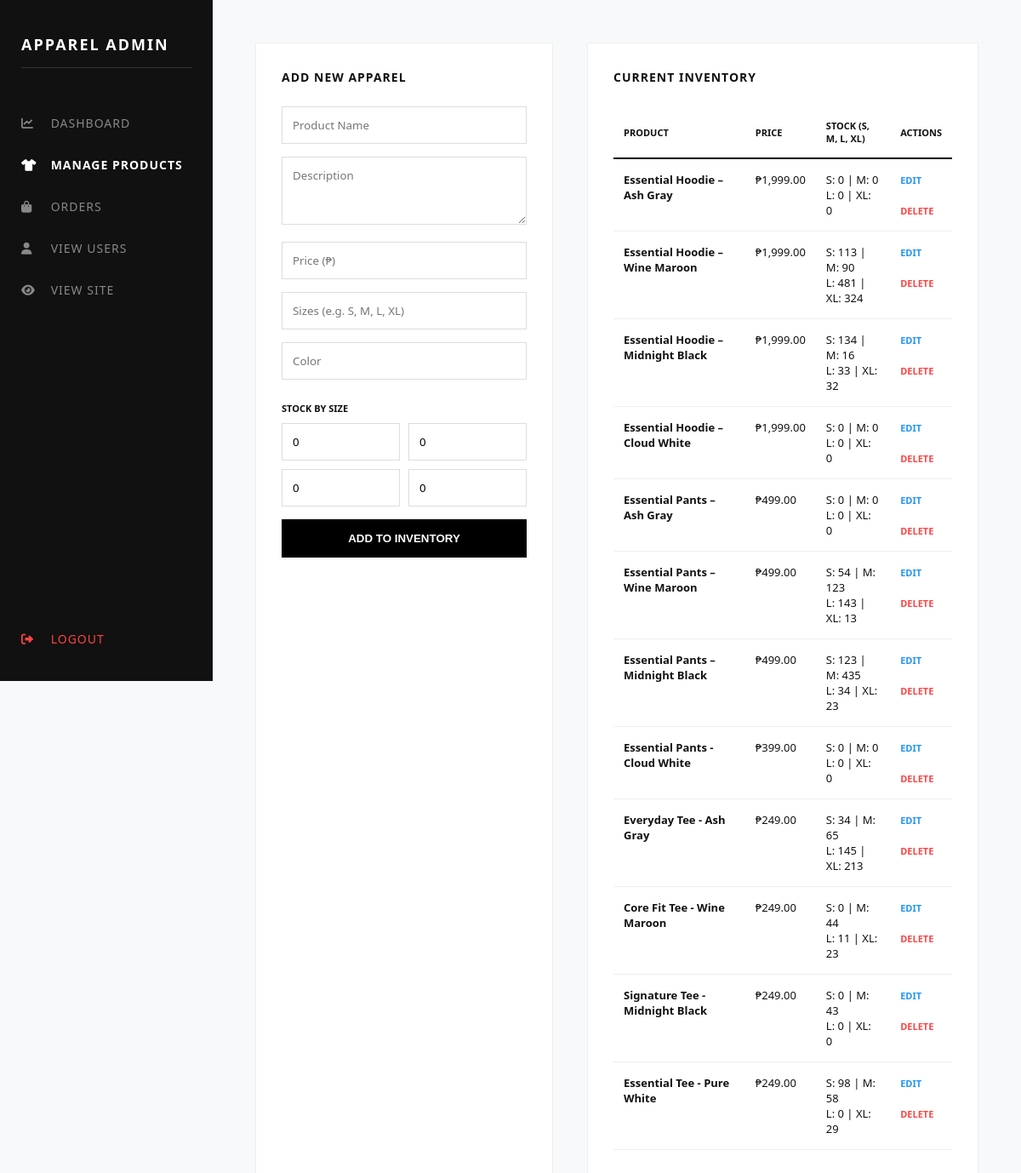
/admin/products.php, run on the app's committed database.
### tables this page shows
CREATE TABLE `products` (
  `id` int(11) NOT NULL,
  `name` varchar(100) DEFAULT NULL,
  `description` text DEFAULT NULL,
  `price` decimal(10,2) DEFAULT NULL,
  `size` varchar(20) DEFAULT NULL,
  `color` varchar(20) DEFAULT NULL,
  `image` varchar(255) DEFAULT NULL,
  `category` varchar(50) DEFAULT NULL,
  `stock_s` int(11) DEFAULT 0,
  `stock_m` int(11) DEFAULT 0,
  `stock_l` int(11) DEFAULT 0,
  `stock_xl` int(11) DEFAULT 0
);

### admin/products.php (the view, shortened to what this page needs)
<?php
include "../config/database.php";
$products = mysqli_query($conn, "SELECT * FROM products ORDER BY id DESC");
?>
<!DOCTYPE html>
<html lang="en">
<head>
    <link rel="stylesheet" href="https://cdnjs.cloudflare.com/ajax/libs/font-awesome/6.0.0/css/all.min.css">
</head>
<body>
    <div class="sidebar">
        <h2>APPAREL ADMIN</h2>
        <a href="dashboard.php"><i class="fas fa-chart-line"></i> Dashboard</a>
        <a href="products.php" class="active-link"><i class="fas fa-tshirt"></i> Manage Products</a>
        <a href="orders.php"><i class="fas fa-shopping-bag"></i> Orders</a>
        <a href="users.php"><i class="fas fa-user"></i> View Users</a>
        <a href="../index.php"><i class="fas fa-eye"></i> View Site</a>
        <a href="logout.php" class="logout-link"><i class="fas fa-sign-out-alt"></i> Logout</a>
    </div>
    <div class="admin-container">
        <div class="form-card">
            <h3>Add New Apparel</h3>
            <form method="POST">
                <input name="name" placeholder="Product Name" required>
                <textarea name="desc" placeholder="Description" rows="3"></textarea>
                <input name="price" type="number" step="0.01" placeholder="Price (₱)" required>
                <input name="size" placeholder="Sizes (e.g. S, M, L, XL)">
                <input name="color" placeholder="Color">
                <p style="font-size: 11px; font-weight: bold; text-transform: uppercase; margin-bottom: 10px;">Stock by Size</p>
                <div class="stock-grid">
                    <input name="stock_s" type="number" placeholder="S" value="0">
                    <input name="stock_m" type="number" placeholder="M" value="0">
                    <input name="stock_l" type="number" placeholder="L" value="0">
                    <input name="stock_xl" type="number" placeholder="XL" value="0">
                </div>
                <button type="submit" name="add" class="btn-black">Add to Inventory</button>
            </form>
        </div>
        <div class="inventory-card">
            <h3>Current Inventory</h3>
            <table>
                <thead>
                    <tr>
                        <th>Product</th>
                        <th>Price</th>
                        <th>Stock (S, M, L, XL)</th>
                        <th>Actions</th>
                    </tr>
                </thead>
                <tbody>
                    <?php while($row = mysqli_fetch_assoc($products)): ?>
                    <tr>
                        <td><strong><?php echo htmlspecialchars($row['name']); ?></strong></td>
                        <td>₱<?php echo number_format($row['price'], 2); ?></td>
                        <td>
                            S: <?php echo $row['stock_s']; ?> | M: <?php echo $row['stock_m']; ?><br>
                            L: <?php echo $row['stock_l']; ?> | XL: <?php echo $row['stock_xl']; ?>
                        </td>
                        <td>
                            <a href="javascript:void(0)" onclick='openEditModal(<?php echo json_encode($row); ?>)' style="color: #2196F3; text-decoration: none; font-weight: bold; font-size: 11px;">EDIT</a><br><br>
                            <a href="delete_product.php?id=<?php echo $row['id']; ?>" onclick="return confirm('Delete?')" style="color: #ff4444; text-decoration: none; font-weight: bold; font-size: 11px;">DELETE</a>
                        </td>
                    </tr>
                    <?php endwhile; ?>
                </tbody>
            </table>
        </div>
    </div>
</body>
</html>

### admin/products.php (style rules this page uses)
body { margin: 0; display: flex; background-color: #f8f9fa; font-family: 'Segoe UI', sans-serif; color: #111; }
.sidebar { width: 250px; height: 100vh; background: #111; color: #fff; padding: 25px; position: fixed; left: 0; top: 0; box-sizing: border-box; display: flex; flex-direction: column; z-index: 1000; }
.sidebar h2 { font-size: 18px; letter-spacing: 2px; margin-bottom: 40px; text-transform: uppercase; border-bottom: 1px solid #333; padding-bottom: 15px; }
.sidebar a { display: block; color: #888; text-decoration: none; padding: 15px 0; transition: 0.3s; font-size: 14px; text-transform: uppercase; letter-spacing: 1px; }
.sidebar a i { margin-right: 10px; width: 20px; }
.sidebar a:hover, .active-link { color: #fff !important; }
.active-link { font-weight: bold; }
.logout-link { margin-top: auto; color: #ff4444 !important; padding-bottom: 20px; }
.admin-container { margin-left: 250px; padding: 50px; width: calc(100% - 250px); display: grid; grid-template-columns: 350px 1fr; gap: 40px; box-sizing: border-box; }
.form-card, .inventory-card { background: #fff; padding: 30px; border: 1px solid #eee; }
h3 { margin-top: 0; text-transform: uppercase; font-size: 14px; letter-spacing: 1px; margin-bottom: 25px; }
input, textarea { width: 100%; padding: 12px; margin-bottom: 15px; border: 1px solid #ddd; box-sizing: border-box; font-family: inherit; }
.stock-grid { display: grid; grid-template-columns: 1fr 1fr; gap: 10px; margin-bottom: 15px; }
.stock-grid input { margin-bottom: 0; }
.btn-black { width: 100%; padding: 15px; background: #000; color: #fff; border: none; cursor: pointer; text-transform: uppercase; font-weight: bold; }
table { width: 100%; border-collapse: collapse; }
th { text-align: left; padding: 15px 12px; border-bottom: 2px solid #000; text-transform: uppercase; font-size: 11px; }
td { padding: 15px 12px; border-bottom: 1px solid #eee; font-size: 13px; vertical-align: top; }

### data on the page
products: name "Essential Hoodie – Ash Gray", price "1,999.00", stock_s "0", stock_m "0", stock_l "0", stock_xl "0"
products: name "Essential Hoodie – Wine Maroon", price "1,999.00", stock_s "113", stock_m "90", stock_l "481", stock_xl "324"
products: name "Essential Hoodie – Midnight Black", price "1,999.00", stock_s "134", stock_m "16", stock_l "33", stock_xl "32"
products: name "Essential Hoodie – Cloud White", price "1,999.00", stock_s "0", stock_m "0", stock_l "0", stock_xl "0"
products: name "Essential Pants – Ash Gray", price "499.00", stock_s "0", stock_m "0", stock_l "0", stock_xl "0"
products: name "Essential Pants – Wine Maroon", price "499.00", stock_s "54", stock_m "123", stock_l "143", stock_xl "13"
products: name "Essential Pants – Midnight Black", price "499.00", stock_s "123", stock_m "435", stock_l "34", stock_xl "23"
products: name "Essential Pants - Cloud White", price "399.00", stock_s "0", stock_m "0", stock_l "0", stock_xl "0"
products: name "Everyday Tee - Ash Gray", price "249.00", stock_s "34", stock_m "65", stock_l "145", stock_xl "213"
products: name "Core Fit Tee - Wine Maroon", price "249.00", stock_s "0", stock_m "44", stock_l "11", stock_xl "23"
products: name "Signature Tee - Midnight Black", price "249.00", stock_s "0", stock_m "43", stock_l "0", stock_xl "0"
products: name "Essential Tee - Pure White", price "249.00", stock_s "98", stock_m "58", stock_l "0", stock_xl "29"
